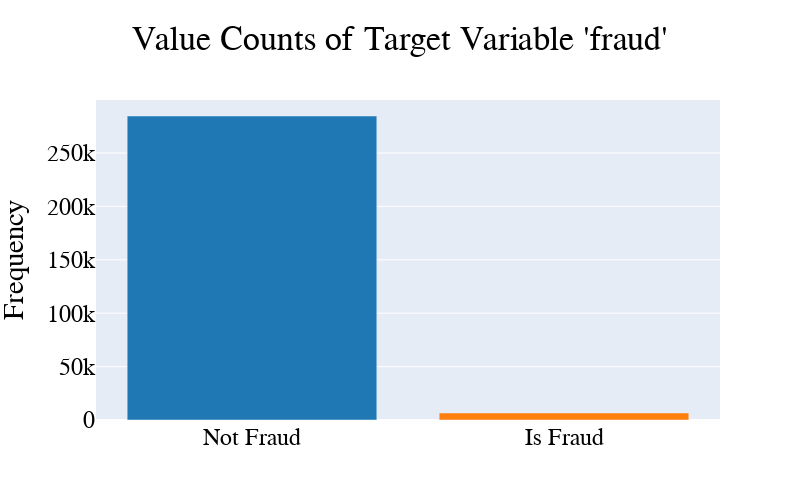

The cell this chart's notebook holds for it:
### Markdown cell above
We can visually see how imbalanced are our classes:

### Code cell
# Plot the distribution of the target variable (TX_FRAUD) using a histogram

# Utilizing value counts for the categorical column
fig = px.bar(fraud_v_counts, x='Fraud', y='Value_Count', title="Value Counts of Target Variable 'fraud'",
            color='Fraud', color_discrete_map={
                'Not Fraud': '#1f77b4',
                'Is Fraud': '#ff7f0e'
            })

# Set the title, font, and axis names
fig.update_layout(
    title_x=0.5,  #Center the title
    font=dict(family="Gill Sans MT", color="black",size=24),
    xaxis_title="",
    yaxis_title="Frequency",
    showlegend=False,
    width = 800,
    height=500
)

# Set x-axis tick values
fig.update_xaxes(tickvals=[0, 1], ticktext=['Not Fraud', 'Is Fraud'])
fig.show()

### Figure 1 — Plotly figure (JSON) as saved in the notebook; plotly's stock layout.template omitted (floating-point values rounded to 4 significant figures)
{"data": [{"alignmentgroup": "True", "hovertemplate": "Fraud=%{x}<br>Value_Count=%{y}<extra></extra>", "legendgroup": "Not Fraud", "marker": {"color": "#1f77b4", "pattern": {"shape": ""}}, "name": "Not Fraud", "offsetgroup": "Not Fraud", "orientation": "v", "showlegend": true, "textposition": "auto", "type": "bar", "x": ["Not Fraud"], "xaxis": "x", "y": [284649], "yaxis": "y"}, {"alignmentgroup": "True", "hovertemplate": "Fraud=%{x}<br>Value_Count=%{y}<extra></extra>", "legendgroup": "Is Fraud", "marker": {"color": "#ff7f0e", "pattern": {"shape": ""}}, "name": "Is Fraud", "offsetgroup": "Is Fraud", "orientation": "v", "showlegend": true, "textposition": "auto", "type": "bar", "x": ["Is Fraud"], "xaxis": "x", "y": [6582], "yaxis": "y"}], "layout": {"barmode": "relative", "font": {"color": "black", "family": "Gill Sans MT", "size": 24}, "height": 500, "legend": {"title": {"text": "Fraud"}, "tracegroupgap": 0}, "showlegend": false, "title": {"text": "Value Counts of Target Variable 'fraud'", "x": 0.5}, "width": 800, "xaxis": {"anchor": "y", "categoryarray": ["Not Fraud", "Is Fraud"], "categoryorder": "array", "domain": [0, 1], "ticktext": ["Not Fraud", "Is Fraud"], "tickvals": [0, 1], "title": {"text": ""}}, "yaxis": {"anchor": "x", "domain": [0, 1], "title": {"text": "Frequency"}}}}
